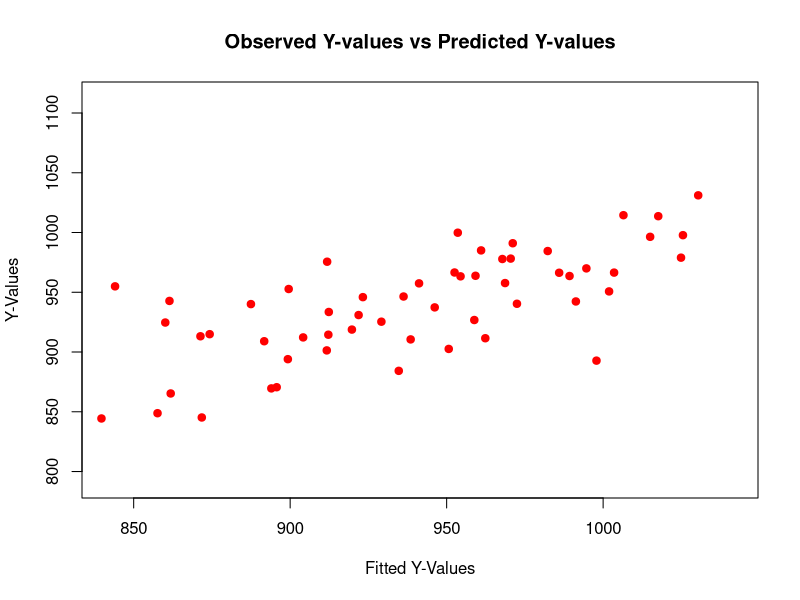
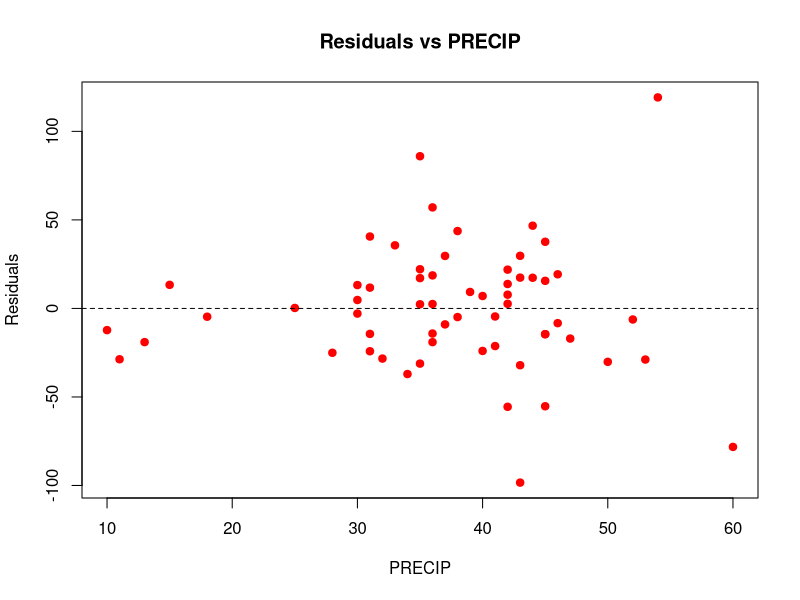
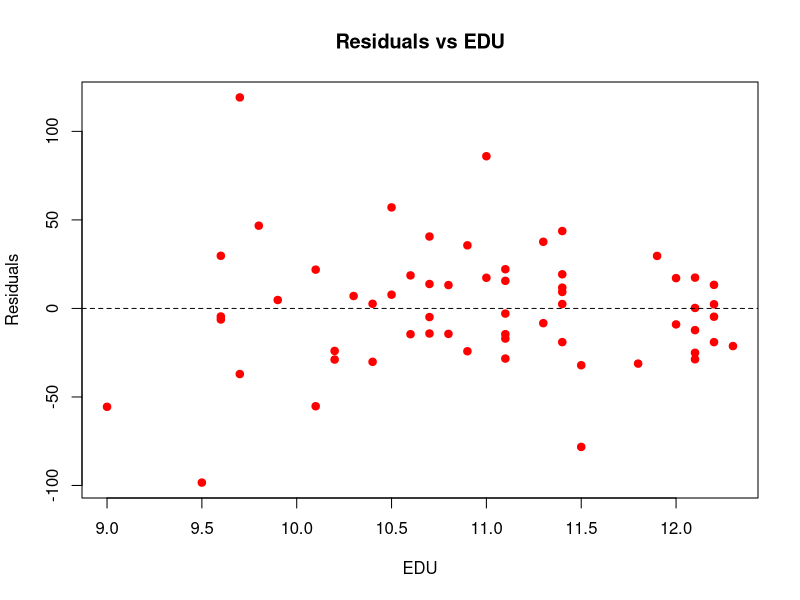
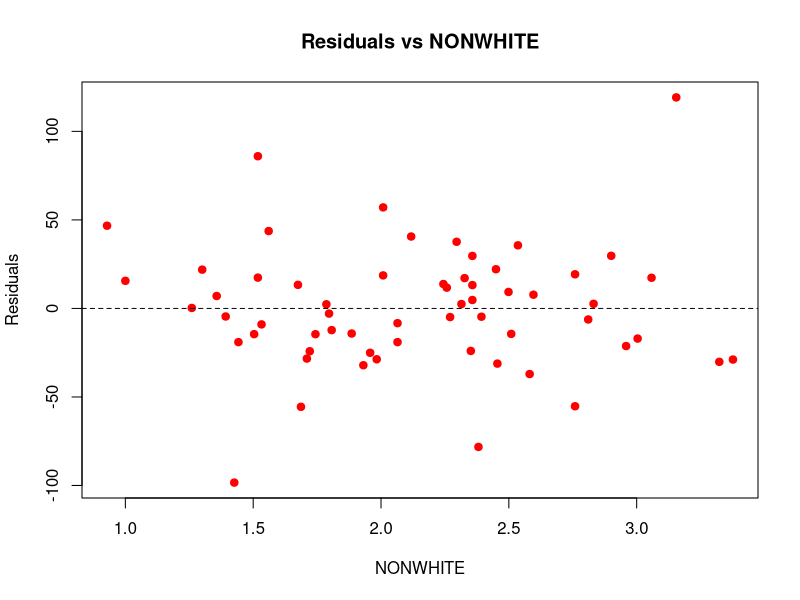
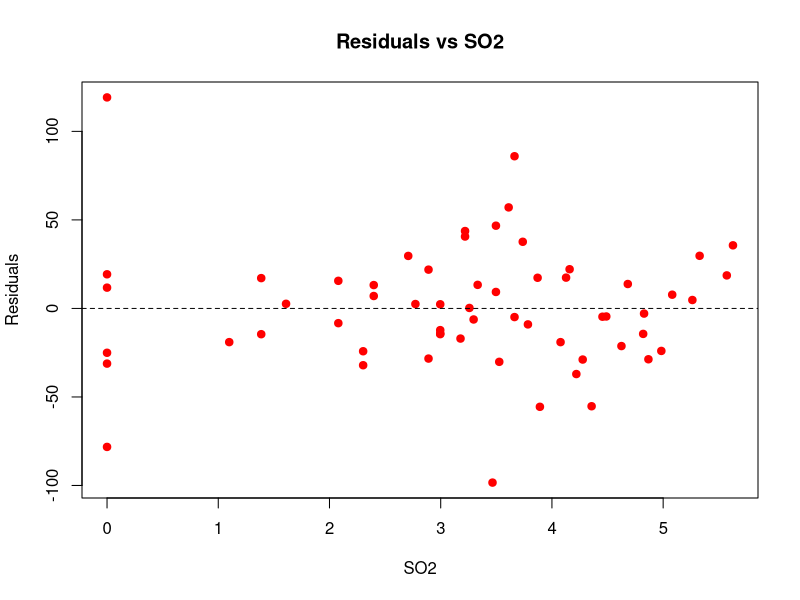
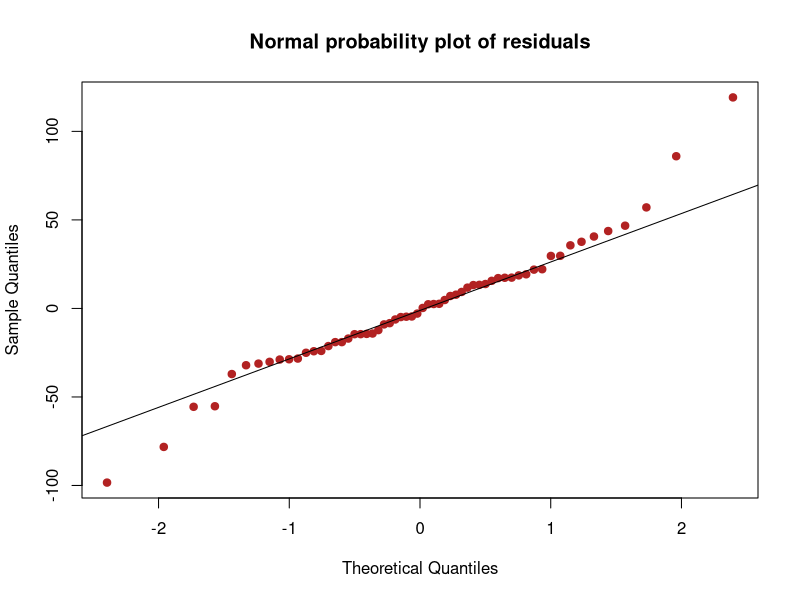
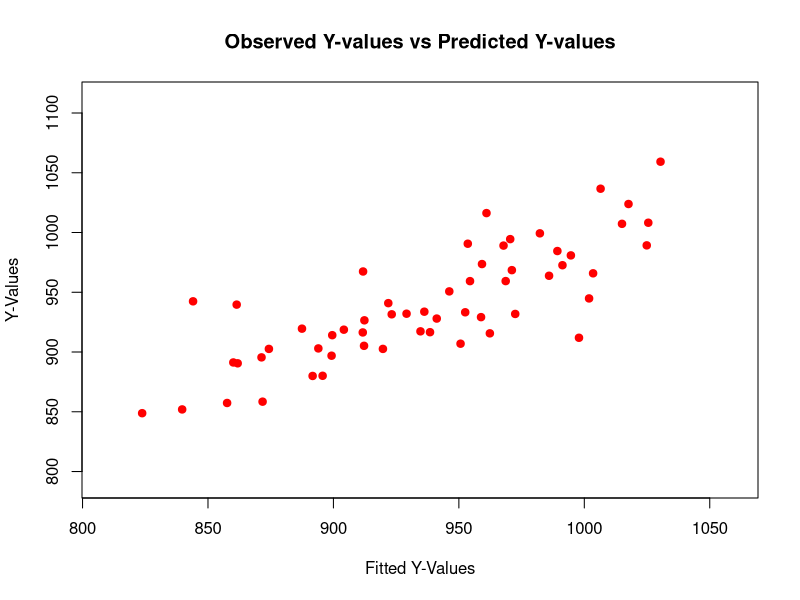

Write the R code that produced these figures, in order.
# NOTE: TO RUN THIS, HAVE THE .csv AND THIS FILE IN THE SAME DIRECTORY THAT IS YOUR CURRENT R WORKING DIRECTORY

# ANOTHER NOTE. A GOAL OF THIS PROJECT IS TO SEE IF WE CAN RELATE POLLUTION TO MORTAILITY.

# CODE FOR PART ONE

# Function to check the correlation within a matrix. This code will be used again later.


# import and filter data
library('leaps')
dat <- read.table("mortality.csv", header = TRUE, sep = ",")


dat[,5] <- log(dat[,5])
dat[,6] <- log(dat[,6])
dat[,3] <- (dat[,3])^(1/3)
dat[,4] <- (dat[,4])^(1/3)


# remove cities
cities <- dat[,8]

filtered_model <- dat[,1:7]

# create a copy for later use
dat_copy <- filtered_model

# remove pollution terms

filtered_model$NOX = NULL
filtered_model$SO2 = NULL


# Produces matrix plot of the data
# plot(dat_no_city)

# END OF PORTION TO INCLUDE



# produce and check correlation matrix 

correlation_mat <- cor(filtered_model) # INCLUDE THIS PART IN APPENDIX

#Check_Correlation_Matrix(0, correlation_mat) # NOT THIS PART

# Produce a simple, linear fit object of our current data
first_fit <- lm(filtered_model$MORTALITY ~ ., data = filtered_model)
anova_values <- anova(first_fit)

# TYPE: anova_values

param_estimates <- first_fit$coefficients
# TYPE: param_estimates in the console to get our parameter estimates. We have 7 betas, 0-6, 0 being our intercept.
# FOR ESTIMATIONS OF STANDARD ERROR PER COEFFICIENT, TYPE summary(linear_fit) IN THE CONSOLE


# Note: Y-axis variable vs. x-axis variable
# Observed vs predicted
# Y values vs fitted Y values


plot(filtered_model$MORTALITY, first_fit$fitted.values, xlab = 'Fitted Y-Values', ylab = 'Y-Values', col = 'red',
     pch = 19, main = 'Observed Y-values vs Predicted Y-values',
     xlim = c(min(first_fit$fitted.values), max(first_fit$fitted.values)), 
     ylim = c(min(filtered_model$MORTALITY), max(filtered_model$MORTALITY)))




# WORK ON THIS INTERPRETATION

# Interpretation: There are multiple depatures from the straight line, but its form is mostly linear, except for
# extremes. In the middle, points do not adhere to the line either
# There seems to be too much variation in our current model. Most notable is the suspicion that checking
# the histogram made apparent. Here, we see that there is less data near extremes and more situated in the middle.
# This further proves that we may have outliers or may necessitate the transforming or dropping of a variable

# GO BACK TO THIS AND THE HIST B4, I THINK THIS IS AN ISSUE WITH ERROR INSTEAD.


# prepare data
x_values <- filtered_model[,1:4]
y_values <- filtered_model[,5]


# PERFORMING STEPWISE PROCEDURES RIGHT HERE
#backward_stepwise <- step(lm(filtered_model$MORTALITY ~ ., data = filtered_model), ~ 1, direction = 'both')

# PERFORM SUBSET PROCEDURES HERE


fit <- leaps(x=x_values, y = y_values, method = 'Cp')
ind = order(fit$Cp, decreasing = FALSE)
fit$Cp[ind]
best_fits <- fit$which[ind,]

fit2 <- leaps(x=x_values, y = y_values, method = 'adjr2')
ind2 = order(fit2$adjr2, decreasing = TRUE)
fit$Cp[ind2]
best_fits2 <- fit$which[ind2,]



# Pull from original data and remove NOx

filtered_model_with_NOX <- dat[,1:7]
filtered_model_with_NOX$SO2 = NULL

fit_with_NOX <- lm(filtered_model_with_NOX$MORTALITY ~ ., data = filtered_model_with_NOX)


# Perform regression measures on nitrogen model

# prepare data
x_values <- filtered_model_with_NOX[,1:5]
y_values <- filtered_model_with_NOX[,6]

# perform a stepwise
# backward_stepwise_NOX <- step(lm(filtered_model_with_NOX$MORTALITY ~ ., data = filtered_model_with_NOX), 
                             # ~ 1, direction = 'both')

fit <- leaps(x=x_values, y = y_values, method = 'Cp')
ind = order(fit$Cp, decreasing = FALSE)
fit$Cp[ind]
best_fits <- fit$which[ind,]

fit2 <- leaps(x=x_values, y = y_values, method = 'adjr2')
ind2 = order(fit2$adjr2, decreasing = TRUE)
fit$Cp[ind2]
best_fits2 <- fit$which[ind2,]

#dat[,5] <- log(dat[,5])
#dat[,6] <- log(dat[,6])
#dat[,3] <- (dat[,3])^(1/3)
#dat[,4] <- (dat[,4])^(1/3)

# Sulfur and Nitrogen added operations

Sulfur_and_Nitrogen_Added <- dat_copy

Sulfur_and_Nitrogen_Added_fit <- lm(Sulfur_and_Nitrogen_Added$MORTALITY ~., data = Sulfur_and_Nitrogen_Added)

# Perform regression measures on nitrogen and sulfur model

# prepare data
x_values <- Sulfur_and_Nitrogen_Added[,1:6]
y_values <- Sulfur_and_Nitrogen_Added[,7]

# perform a stepwise

#backward_stepwise_NOX <- step(lm(Sulfur_and_Nitrogen_Added$MORTALITY ~ ., data = Sulfur_and_Nitrogen_Added), 
                             # ~ 1, direction = 'both')

fit <- leaps(x=x_values, y = y_values, method = 'Cp')
ind = order(fit$Cp, decreasing = FALSE)
fit$Cp[ind]
best_fits <- fit$which[ind,]

fit2 <- leaps(x=x_values, y = y_values, method = 'adjr2')
ind2 = order(fit2$adjr2, decreasing = TRUE)
fit$Cp[ind2]
best_fits2 <- fit$which[ind2,]


# make new model and remove nitrogen and poor

final_model <- dat[,1:7]
final_model$NOX = NULL
final_model$POOR = NULL

correlation_mat <- cor(final_model)

final_model_line <- lm(final_model$MORTALITY ~ ., data = final_model)

residuals <- final_model_line$residuals

PRECIP <- final_model[,1]
EDU <- final_model[,2]
NONWHITE <- final_model[,3]
SO2 <- final_model[,4]



# FOR PRECIP:

# Residuals on the y-axis, independent value on the x-axis
plot(PRECIP, residuals, xlab = 'PRECIP', ylab = 'Residuals', col = 'red',
     pch = 19, main = 'Residuals vs PRECIP', xlim = c(min(PRECIP), max(PRECIP)),
     ylim = c(min(residuals), max(residuals)))

# draw line through origin
abline(0, 0, lty = 2)


# FOR EDU:

# Residuals on the y-axis, independent value on the x-axis
plot(EDU, residuals, xlab = 'EDU', ylab = 'Residuals', col = 'red',
     pch = 19, main = 'Residuals vs EDU', xlim = c(min(EDU), max(EDU)),
     ylim = c(min(residuals), max(residuals)))

# draw line through origin
abline(0, 0, lty = 2)

# FOR NONWHITE:

# Residuals on the y-axis, independent value on the x-axis
plot(NONWHITE, residuals, xlab = 'NONWHITE', ylab = 'Residuals', col = 'red',
     pch = 19, main = 'Residuals vs NONWHITE', xlim = c(min(NONWHITE), max(NONWHITE)),
     ylim = c(min(residuals), max(residuals)))

# draw line through origin
abline(0, 0, lty = 2)

# FOR SO2:

# Residuals on the y-axis, independent value on the x-axis
plot(SO2, residuals, xlab = 'SO2', ylab = 'Residuals', col = 'red',
     pch = 19, main = 'Residuals vs SO2', xlim = c(min(SO2), max(SO2)),
     ylim = c(min(residuals), max(residuals)))

# draw line through origin
abline(0, 0, lty = 2)



# build a normality plot of residuals
qqnorm(residuals, col = 'firebrick', pch = 19, main = 'Normal probability plot of residuals')
qqline(residuals)


plot(final_model$MORTALITY, final_model_line$fitted.values, xlab = 'Fitted Y-Values', ylab = 'Y-Values', col = 'red',
     pch = 19, main = 'Observed Y-values vs Predicted Y-values',
     xlim = c(min(final_model_line$fitted.values), max(final_model_line$fitted.values)), 
     ylim = c(min(final_model$MORTALITY), max(final_model$MORTALITY)))
